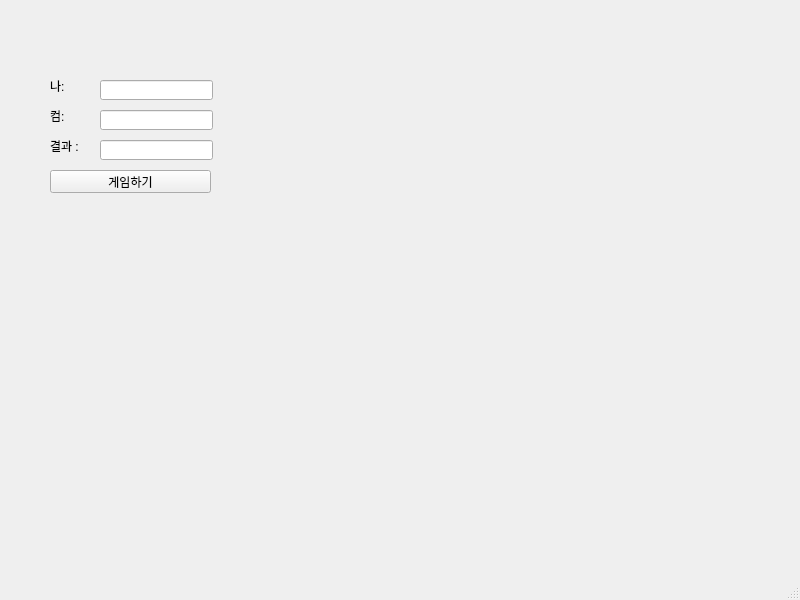
<?xml version="1.0" encoding="UTF-8"?>
<ui version="4.0">
 <class>MainWindow</class>
 <widget class="QMainWindow" name="MainWindow">
  <property name="geometry">
   <rect>
    <x>0</x>
    <y>0</y>
    <width>800</width>
    <height>600</height>
   </rect>
  </property>
  <property name="windowTitle">
   <string>MainWindow</string>
  </property>
  <widget class="QWidget" name="centralwidget">
   <widget class="QLabel" name="lblMine">
    <property name="geometry">
     <rect>
      <x>50</x>
      <y>80</y>
      <width>56</width>
      <height>12</height>
     </rect>
    </property>
    <property name="text">
     <string>나: </string>
    </property>
   </widget>
   <widget class="QLabel" name="lblCom">
    <property name="geometry">
     <rect>
      <x>50</x>
      <y>110</y>
      <width>56</width>
      <height>12</height>
     </rect>
    </property>
    <property name="text">
     <string>컴: </string>
    </property>
   </widget>
   <widget class="QLabel" name="lblResult">
    <property name="geometry">
     <rect>
      <x>50</x>
      <y>140</y>
      <width>56</width>
      <height>12</height>
     </rect>
    </property>
    <property name="text">
     <string>결과 :</string>
    </property>
   </widget>
   <widget class="QPushButton" name="pb">
    <property name="geometry">
     <rect>
      <x>50</x>
      <y>170</y>
      <width>161</width>
      <height>23</height>
     </rect>
    </property>
    <property name="text">
     <string>게임하기</string>
    </property>
   </widget>
   <widget class="QLineEdit" name="leMine">
    <property name="geometry">
     <rect>
      <x>100</x>
      <y>80</y>
      <width>113</width>
      <height>20</height>
     </rect>
    </property>
   </widget>
   <widget class="QLineEdit" name="leCom">
    <property name="geometry">
     <rect>
      <x>100</x>
      <y>110</y>
      <width>113</width>
      <height>20</height>
     </rect>
    </property>
   </widget>
   <widget class="QLineEdit" name="leResult">
    <property name="geometry">
     <rect>
      <x>100</x>
      <y>140</y>
      <width>113</width>
      <height>20</height>
     </rect>
    </property>
   </widget>
  </widget>
  <widget class="QMenuBar" name="menubar">
   <property name="geometry">
    <rect>
     <x>0</x>
     <y>0</y>
     <width>800</width>
     <height>21</height>
    </rect>
   </property>
  </widget>
  <widget class="QStatusBar" name="statusbar"/>
 </widget>
 <resources/>
 <connections/>
</ui>
